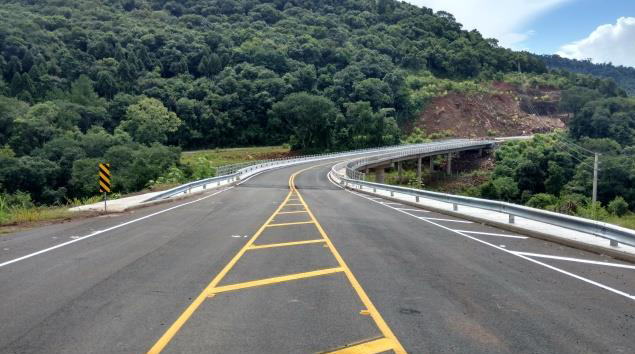
#> input picture computacao-grafica-opencv-python/Computação Gráfica/images/estrada.png, 635 x 354 px
$ python detectorBordas.py
#> lines starting #> are read from the running program, lines starting #| are printed output that depends on the picture
import numpy as np
import cv2
img = cv2.imread('images/estrada.png')
#> img is the input picture: shape (354, 635, 3); mean B, G, R 103.7, 107.7, 99.7
img = cv2.cvtColor(img, cv2.COLOR_BGR2GRAY)
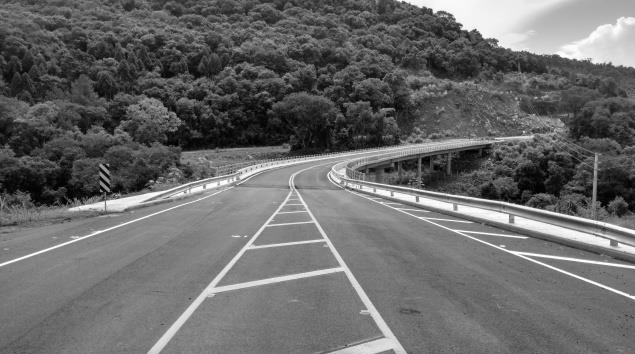
#> img: shape (354, 635); min 0, max 255, mean 104.9
suave = cv2.GaussianBlur(img, (7, 7), 0)
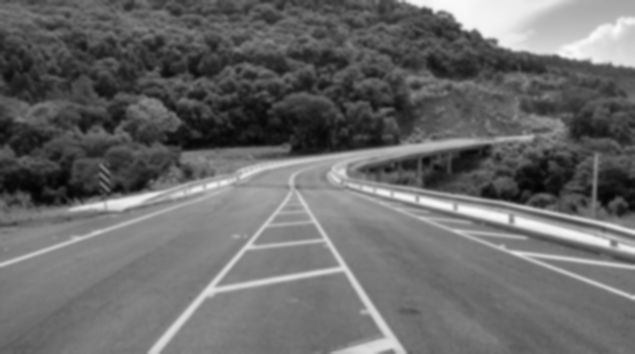
#> suave: shape (354, 635); min 3, max 250, mean 104.9
canny1 = cv2.Canny(suave, 20, 120)
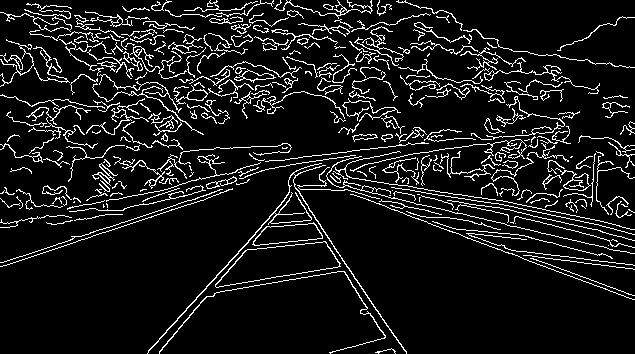
#> canny1: shape (354, 635); 9.5% white in thin lines or dots
canny2 = cv2.Canny(suave, 70, 200)
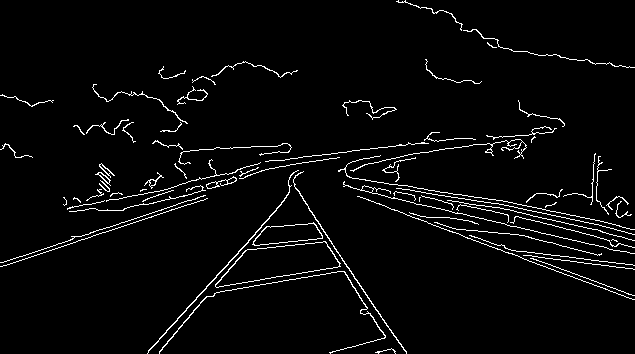
#> canny2: shape (354, 635); 3.5% white in thin lines or dots
resultado = np.vstack([ np.hstack([img, suave ]), np.hstack([canny1, canny2]) ])
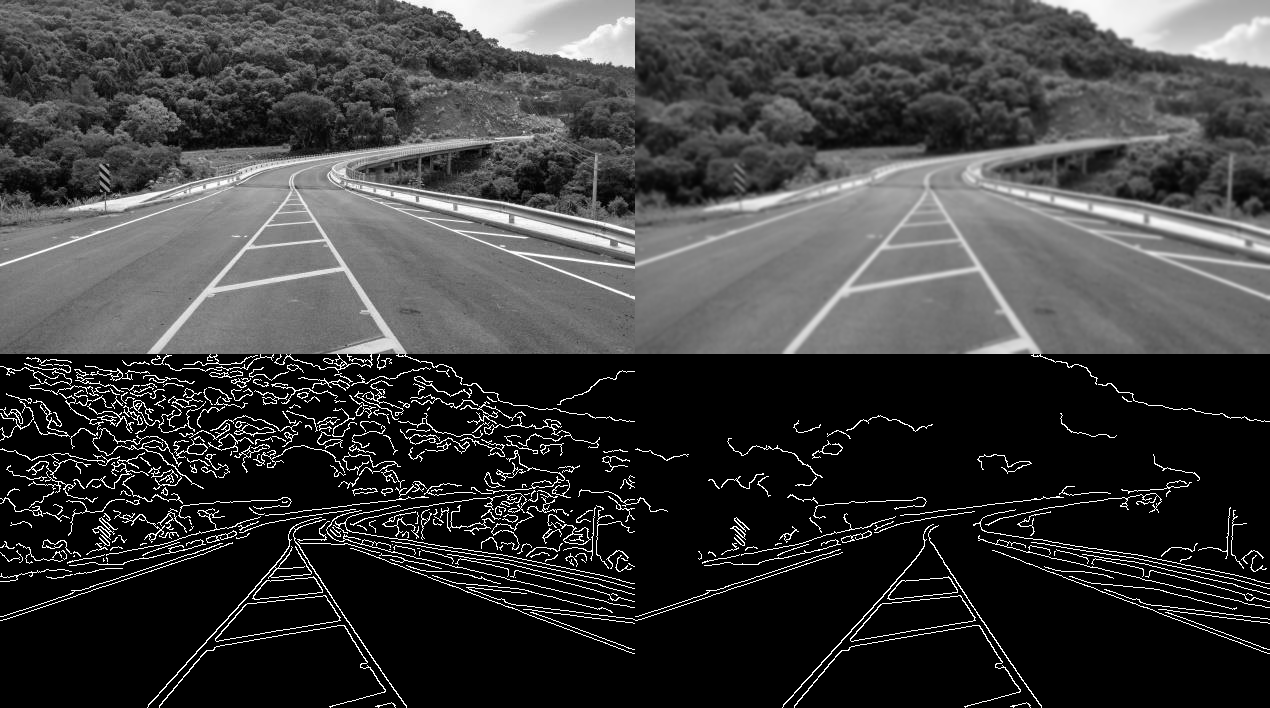
#> resultado: shape (708, 1270); min 0, max 255, mean 60.7
cv2.imshow("Detector de Bordas Canny", resultado)
cv2.waitKey(0)
